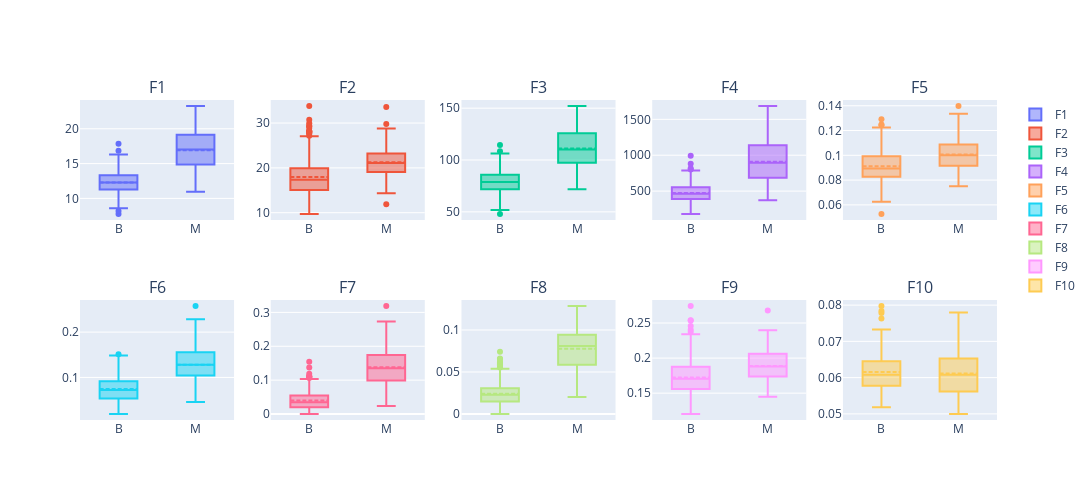

Notebook code for this chart:
### Code cell
eda.box_subplots(train_df, features=list(sample_df.columns), stratify_var="Diagnosis", columns=5, width=250, height=250, stratify=True)

### Figure 1 — Plotly figure (JSON) as saved in the notebook; plotly's stock layout.template omitted (floating-point values rounded to 4 significant figures; data arrays with more than 128 entries replaced by an {"elided": "..."} marker saying what was removed)
{"data": [{"boxmean": true, "name": "F1", "type": "box", "x": {"elided": "408 str values"}, "xaxis": "x", "y": {"elided": "408 float values"}, "yaxis": "y"}, {"boxmean": true, "name": "F2", "type": "box", "x": {"elided": "408 str values"}, "xaxis": "x2", "y": {"elided": "408 float values"}, "yaxis": "y2"}, {"boxmean": true, "name": "F3", "type": "box", "x": {"elided": "408 str values"}, "xaxis": "x3", "y": {"elided": "408 float values"}, "yaxis": "y3"}, {"boxmean": true, "name": "F4", "type": "box", "x": {"elided": "408 str values"}, "xaxis": "x4", "y": {"elided": "408 float values"}, "yaxis": "y4"}, {"boxmean": true, "name": "F5", "type": "box", "x": {"elided": "408 str values"}, "xaxis": "x5", "y": {"elided": "408 float values"}, "yaxis": "y5"}, {"boxmean": true, "name": "F6", "type": "box", "x": {"elided": "408 str values"}, "xaxis": "x6", "y": {"elided": "408 float values"}, "yaxis": "y6"}, {"boxmean": true, "name": "F7", "type": "box", "x": {"elided": "408 str values"}, "xaxis": "x7", "y": {"elided": "408 float values"}, "yaxis": "y7"}, {"boxmean": true, "name": "F8", "type": "box", "x": {"elided": "408 str values"}, "xaxis": "x8", "y": {"elided": "408 float values"}, "yaxis": "y8"}, {"boxmean": true, "name": "F9", "type": "box", "x": {"elided": "408 str values"}, "xaxis": "x9", "y": {"elided": "408 float values"}, "yaxis": "y9"}, {"boxmean": true, "name": "F10", "type": "box", "x": {"elided": "408 str values"}, "xaxis": "x10", "y": {"elided": "408 float values"}, "yaxis": "y10"}], "layout": {"annotations": [{"font": {"size": 16}, "showarrow": false, "text": "F1", "x": 0.084, "xanchor": "center", "xref": "paper", "y": 1, "yanchor": "bottom", "yref": "paper"}, {"font": {"size": 16}, "showarrow": false, "text": "F2", "x": 0.292, "xanchor": "center", "xref": "paper", "y": 1, "yanchor": "bottom", "yref": "paper"}, {"font": {"size": 16}, "showarrow": false, "text": "F3", "x": 0.5, "xanchor": "center", "xref": "paper", "y": 1, "yanchor": "bottom", "yref": "paper"}, {"font": {"size": 16}, "showarrow": false, "text": "F4", "x": 0.708, "xanchor": "center", "xref": "paper", "y": 1, "yanchor": "bottom", "yref": "paper"}, {"font": {"size": 16}, "showarrow": false, "text": "F5", "x": 0.916, "xanchor": "center", "xref": "paper", "y": 1, "yanchor": "bottom", "yref": "paper"}, {"font": {"size": 16}, "showarrow": false, "text": "F6", "x": 0.084, "xanchor": "center", "xref": "paper", "y": 0.375, "yanchor": "bottom", "yref": "paper"}, {"font": {"size": 16}, "showarrow": false, "text": "F7", "x": 0.292, "xanchor": "center", "xref": "paper", "y": 0.375, "yanchor": "bottom", "yref": "paper"}, {"font": {"size": 16}, "showarrow": false, "text": "F8", "x": 0.5, "xanchor": "center", "xref": "paper", "y": 0.375, "yanchor": "bottom", "yref": "paper"}, {"font": {"size": 16}, "showarrow": false, "text": "F9", "x": 0.708, "xanchor": "center", "xref": "paper", "y": 0.375, "yanchor": "bottom", "yref": "paper"}, {"font": {"size": 16}, "showarrow": false, "text": "F10", "x": 0.916, "xanchor": "center", "xref": "paper", "y": 0.375, "yanchor": "bottom", "yref": "paper"}], "height": 500, "showlegend": true, "width": 1250, "xaxis": {"anchor": "y", "domain": [0, 0.168]}, "xaxis10": {"anchor": "y10", "domain": [0.832, 1]}, "xaxis2": {"anchor": "y2", "domain": [0.208, 0.376]}, "xaxis3": {"anchor": "y3", "domain": [0.416, 0.584]}, "xaxis4": {"anchor": "y4", "domain": [0.624, 0.792]}, "xaxis5": {"anchor": "y5", "domain": [0.832, 1]}, "xaxis6": {"anchor": "y6", "domain": [0, 0.168]}, "xaxis7": {"anchor": "y7", "domain": [0.208, 0.376]}, "xaxis8": {"anchor": "y8", "domain": [0.416, 0.584]}, "xaxis9": {"anchor": "y9", "domain": [0.624, 0.792]}, "yaxis": {"anchor": "x", "domain": [0.625, 1]}, "yaxis10": {"anchor": "x10", "domain": [0, 0.375]}, "yaxis2": {"anchor": "x2", "domain": [0.625, 1]}, "yaxis3": {"anchor": "x3", "domain": [0.625, 1]}, "yaxis4": {"anchor": "x4", "domain": [0.625, 1]}, "yaxis5": {"anchor": "x5", "domain": [0.625, 1]}, "yaxis6": {"anchor": "x6", "domain": [0, 0.375]}, "yaxis7": {"anchor": "x7", "domain": [0, 0.375]}, "yaxis8": {"anchor": "x8", "domain": [0, 0.375]}, "yaxis9": {"anchor": "x9", "domain": [0, 0.375]}}}
